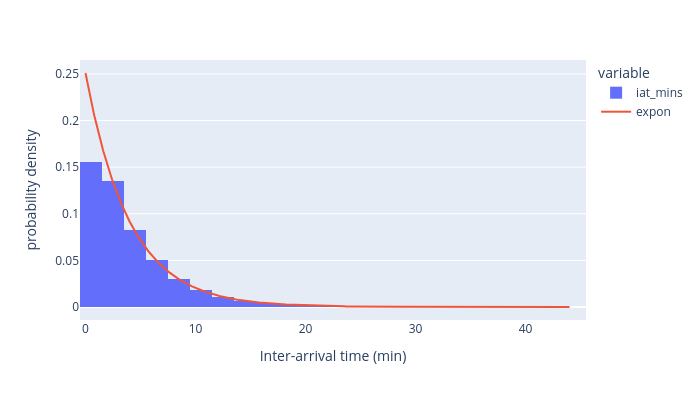
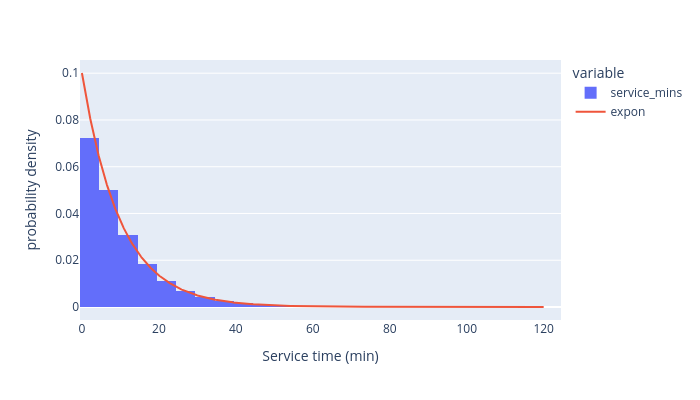

Here is the notebook cell these charts were saved with, in order:
### Code cell
# Plot histograms with fitted distributions
inspect_histogram_with_fits(
    series=data["iat_mins"].dropna(),
    x_lab="Inter-arrival time (min)",
    dist_name="expon",
    file="choose_dist_iat_hist_fitted.png"
)

inspect_histogram_with_fits(
    series=data["service_mins"],
    x_lab="Service time (min)",
    dist_name="expon",
    file="choose_dist_servetime_hist_fitted.png"
)

### Figure 1 — Plotly figure (JSON) as saved in the notebook; plotly's stock layout.template omitted (floating-point values rounded to 4 significant figures; data arrays with more than 128 entries replaced by an {"elided": "..."} marker saying what was removed)
{"data": [{"bingroup": "x", "histnorm": "probability density", "hovertemplate": "variable=iat_mins<br>value=%{x}<br>probability density=%{y}<extra></extra>", "legendgroup": "iat_mins", "marker": {"color": "#636efa", "pattern": {"shape": ""}}, "name": "iat_mins", "nbinsx": 30, "orientation": "v", "showlegend": true, "type": "histogram", "x": {"elided": "131915 float values"}, "xaxis": "x", "yaxis": "y"}, {"mode": "lines", "name": "expon", "type": "scatter", "x": {"elided": "1000 float values"}, "y": {"elided": "1000 float values"}}], "layout": {"barmode": "relative", "height": 400, "legend": {"title": {"text": "variable"}, "tracegroupgap": 0}, "margin": {"t": 60}, "showlegend": true, "width": 700, "xaxis": {"anchor": "y", "domain": [0.0, 1.0], "title": {"text": "Inter-arrival time (min)"}}, "yaxis": {"anchor": "x", "domain": [0.0, 1.0], "title": {"text": "probability density"}}}}

### Figure 2 — Plotly figure (JSON) as saved in the notebook; plotly's stock layout.template omitted (floating-point values rounded to 4 significant figures; data arrays with more than 128 entries replaced by an {"elided": "..."} marker saying what was removed)
{"data": [{"bingroup": "x", "histnorm": "probability density", "hovertemplate": "variable=service_mins<br>value=%{x}<br>probability density=%{y}<extra></extra>", "legendgroup": "service_mins", "marker": {"color": "#636efa", "pattern": {"shape": ""}}, "name": "service_mins", "nbinsx": 30, "orientation": "v", "showlegend": true, "type": "histogram", "x": {"elided": "131916 float values"}, "xaxis": "x", "yaxis": "y"}, {"mode": "lines", "name": "expon", "type": "scatter", "x": {"elided": "1000 float values"}, "y": {"elided": "1000 float values"}}], "layout": {"barmode": "relative", "height": 400, "legend": {"title": {"text": "variable"}, "tracegroupgap": 0}, "margin": {"t": 60}, "showlegend": true, "width": 700, "xaxis": {"anchor": "y", "domain": [0.0, 1.0], "title": {"text": "Service time (min)"}}, "yaxis": {"anchor": "x", "domain": [0.0, 1.0], "title": {"text": "probability density"}}}}
